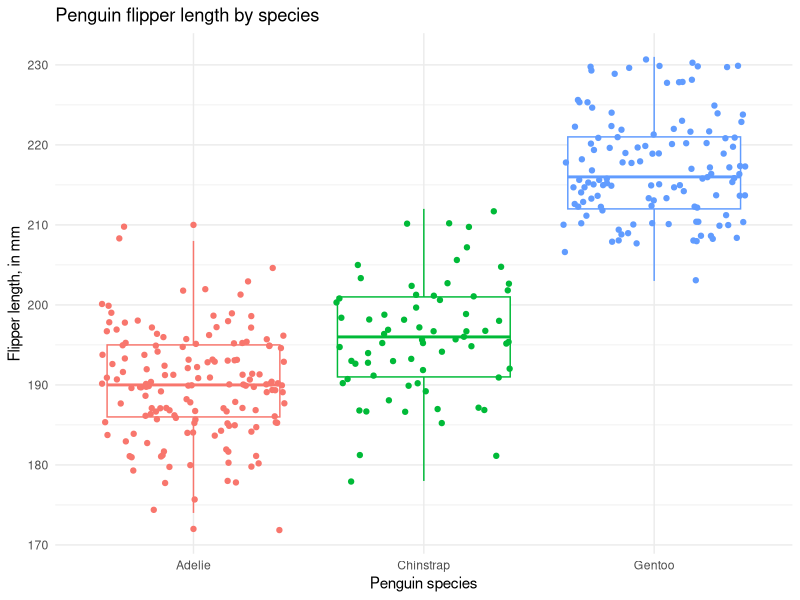
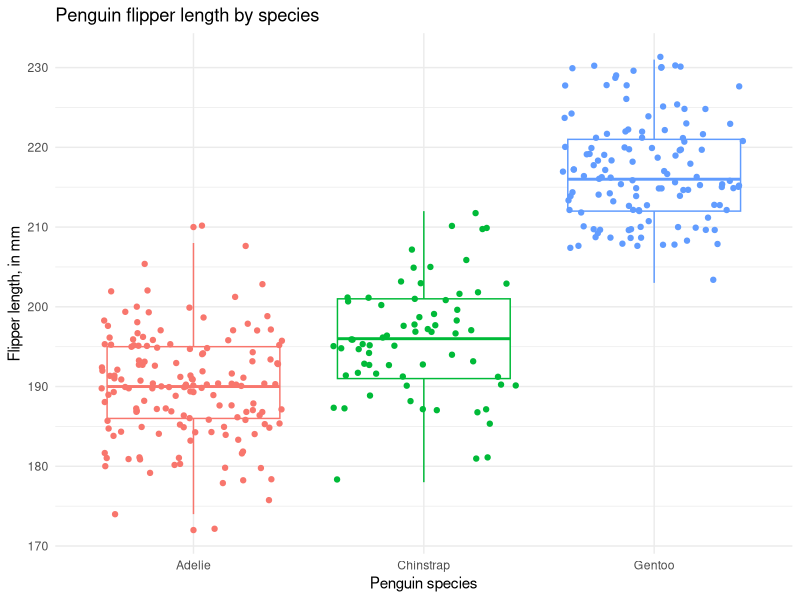
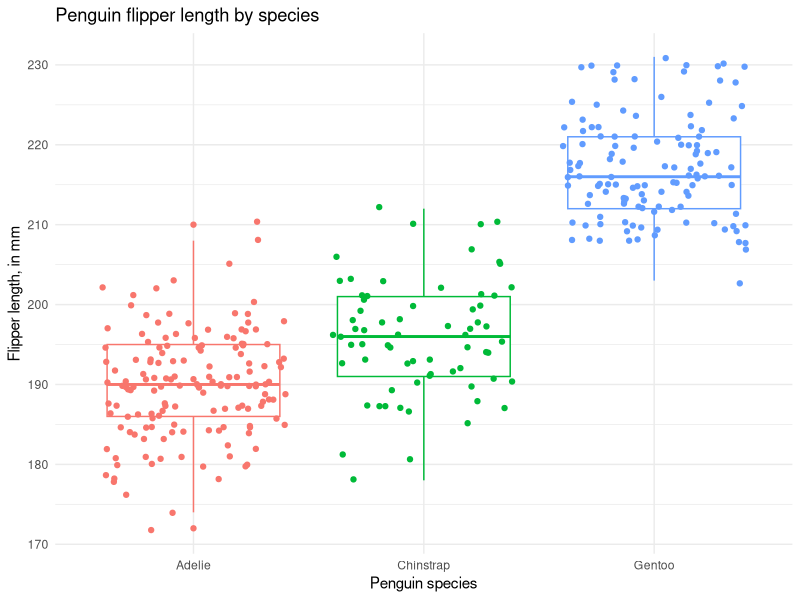

Generate these figures, in order, with R:
## ---- chunk 1
#| output-location: slide
library(tidyverse)
library(palmerpenguins)

penguins %>%
  ggplot(aes(x = species, y = flipper_length_mm, color = species)) +
  geom_boxplot() +
  geom_jitter() + 
  theme_minimal() +
  theme(legend.position = "none") +
  labs(x = "Penguin species",
       y = "Flipper length, in mm",
       title = "Penguin flipper length by species")
## ---- chunk 2
#| output-location: column-fragment
penguins %>%
  ggplot(aes(x = species, y = flipper_length_mm, color = species)) +
  geom_boxplot() +
  geom_jitter() + 
  theme_minimal() +
  theme(legend.position = "none") +
  labs(x = "Penguin species",
       y = "Flipper length, in mm",
       title = "Penguin flipper length by species")
## ---- chunk 3
#| code-fold: true
#| code-summary: "Click for the full code"
penguins %>%
  ggplot(aes(x = species, y = flipper_length_mm, color = species)) +
  geom_boxplot() +
  geom_jitter() + 
  theme_minimal() +
  theme(legend.position = "none") +
  labs(x = "Penguin species",
       y = "Flipper length, in mm",
       title = "Penguin flipper length by species")
